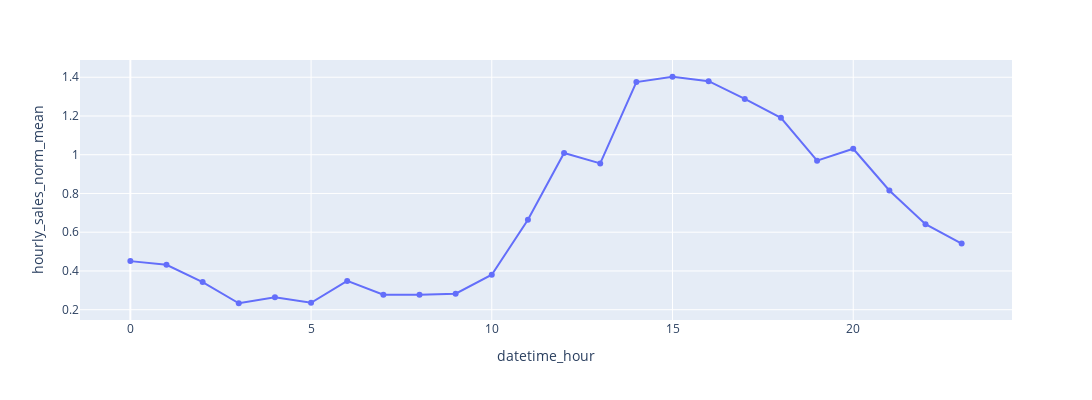

This figure's notebook cell:
### Code cell
fig = px.line(sales_by_dayhour, x="datetime_hour", y="hourly_sales_norm_mean", markers=True, hover_data=sales_by_dayhour, width=1200, height=400)
fig.show()

### Figure 1 — Plotly figure (JSON) as saved in the notebook; plotly's stock layout.template omitted (floating-point values rounded to 4 significant figures)
{"data": [{"hovertemplate": "datetime_hour=%{x}<br>hourly_sales_norm_mean=%{y}<extra></extra>", "legendgroup": "", "line": {"color": "#636efa", "dash": "solid"}, "marker": {"symbol": "circle"}, "mode": "lines+markers", "name": "", "orientation": "v", "showlegend": false, "type": "scatter", "x": [0, 1, 2, 3, 4, 5, 6, 7, 8, 9, 10, 11, 12, 13, 14, 15, 16, 17, 18, 19, 20, 21, 22, 23], "xaxis": "x", "y": [0.4507, 0.432, 0.3428, 0.2332, 0.2647, 0.2354, 0.3484, 0.2773, 0.2772, 0.2826, 0.3805, 0.6638, 1.009, 0.9552, 1.375, 1.403, 1.38, 1.288, 1.191, 0.9693, 1.031, 0.8154, 0.6413, 0.5411], "yaxis": "y"}], "layout": {"height": 400, "legend": {"tracegroupgap": 0}, "margin": {"t": 60}, "width": 1200, "xaxis": {"anchor": "y", "domain": [0, 1], "title": {"text": "datetime_hour"}}, "yaxis": {"anchor": "x", "domain": [0, 1], "title": {"text": "hourly_sales_norm_mean"}}}}
